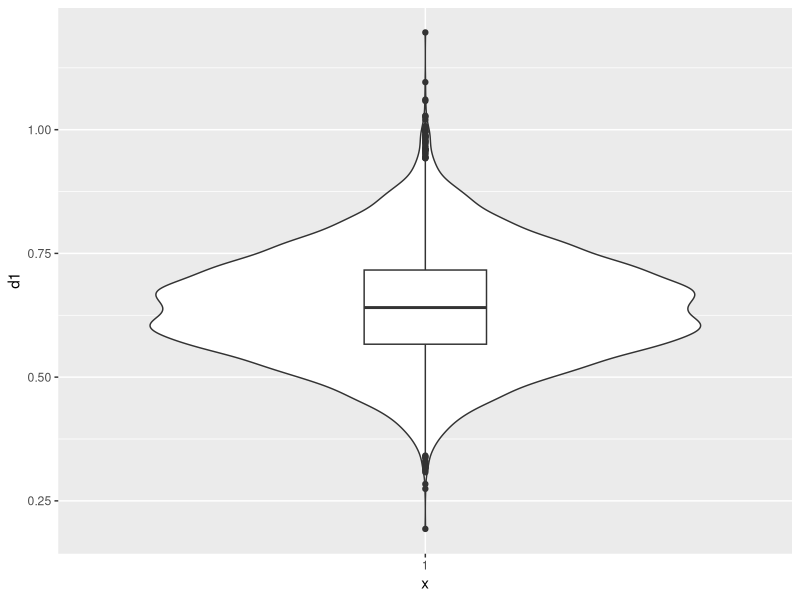
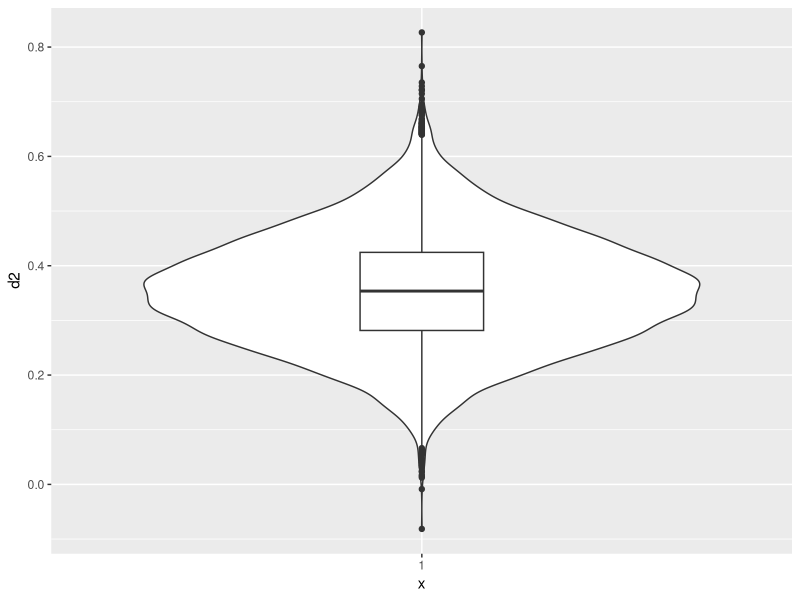

The R script that drew these images, in order:
rm(list=ls())

library(MASS)
library(tidyverse)

n_sim <- 10000

cv <- 0 # covariances
ind_var <- 1 # variances, diagonal entries


m1 <- list()
m2 <- list()

sd1 <- list()
sd2 <- list()

for (iSim in seq(n_sim)){
        
        
        if (iSim %% 500 == 0){
                
                print(iSim)
        }
        
        all_data <- mvrnorm(n = 100,
                            mu = c(0.9,
                                   0,
                                   0.5),
                            Sigma = matrix(c(ind_var,cv,cv,
                                              cv,ind_var,cv,
                                              cv,cv,ind_var),3,3),
                            empirical = F)
        
        m1[iSim] <- mean(all_data[,1] - all_data[,2])
        m2[iSim] <- mean(all_data[,3] - all_data[,2])
        
        sd1[iSim] <- sd(all_data[,1] - all_data[,2])
        sd2[iSim] <- sd(all_data[,3] - all_data[,2])
}

res1 <- data.frame(unlist(m1),unlist(sd1),unlist(m2),unlist(sd2))
names(res1) <- c('m1','sd1','m2','sd2')

# Get the effect size
res1 <- res1 %>%
        mutate(d1 = m1/sd1,
               d2 = m2/sd2)


# Plot them
res1 %>%
        ggplot(aes(x = '1',y=d1)) +
        geom_violin() +
        geom_boxplot(width = 0.2)

res1 %>%
        ggplot(aes(x = '1',y=d2)) +
        geom_violin() +
        geom_boxplot(width = 0.2)

# Check correlation between the effect sizes
cor(res1$d1,res1$d2)
